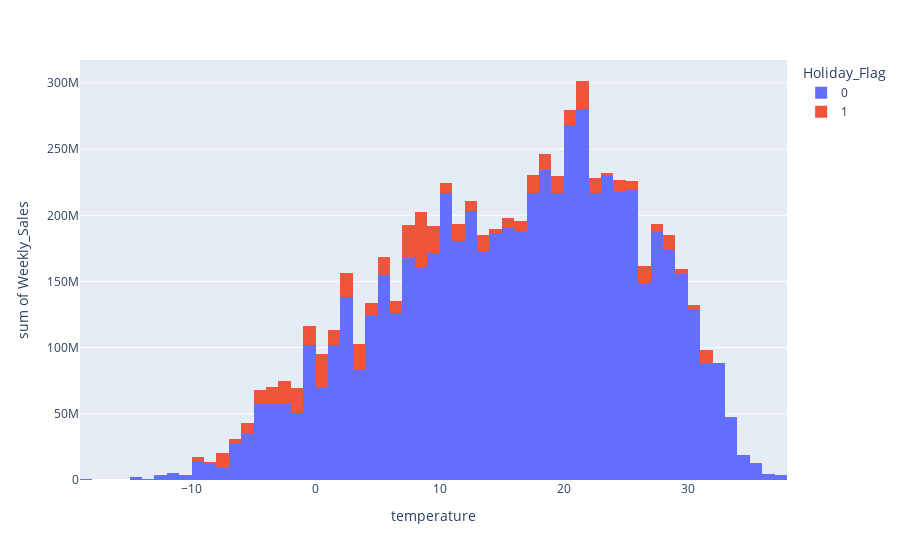

The cell this chart's notebook holds for it:
### Code cell
fig = px.histogram(df, x='temperature', y ='Weekly_Sales', color='Holiday_Flag')
fig.show()

### Figure 1 — Plotly figure (JSON) as saved in the notebook; plotly's stock layout.template omitted (floating-point values rounded to 4 significant figures; data arrays with more than 128 entries replaced by an {"elided": "..."} marker saying what was removed)
{"data": [{"alignmentgroup": "True", "bingroup": "x", "histfunc": "sum", "hovertemplate": "Holiday_Flag=0<br>temperature=%{x}<br>sum of Weekly_Sales=%{y}<extra></extra>", "legendgroup": "0", "marker": {"color": "#636efa", "pattern": {"shape": ""}}, "name": "0", "offsetgroup": "0", "orientation": "v", "showlegend": true, "type": "histogram", "x": {"elided": "5985 float values"}, "xaxis": "x", "y": {"elided": "5985 float values"}, "yaxis": "y"}, {"alignmentgroup": "True", "bingroup": "x", "histfunc": "sum", "hovertemplate": "Holiday_Flag=1<br>temperature=%{x}<br>sum of Weekly_Sales=%{y}<extra></extra>", "legendgroup": "1", "marker": {"color": "#EF553B", "pattern": {"shape": ""}}, "name": "1", "offsetgroup": "1", "orientation": "v", "showlegend": true, "type": "histogram", "x": {"elided": "450 float values"}, "xaxis": "x", "y": {"elided": "450 float values"}, "yaxis": "y"}], "layout": {"barmode": "relative", "legend": {"title": {"text": "Holiday_Flag"}, "tracegroupgap": 0}, "margin": {"t": 60}, "xaxis": {"anchor": "y", "domain": [0, 1], "title": {"text": "temperature"}}, "yaxis": {"anchor": "x", "domain": [0, 1], "title": {"text": "sum of Weekly_Sales"}}}}
